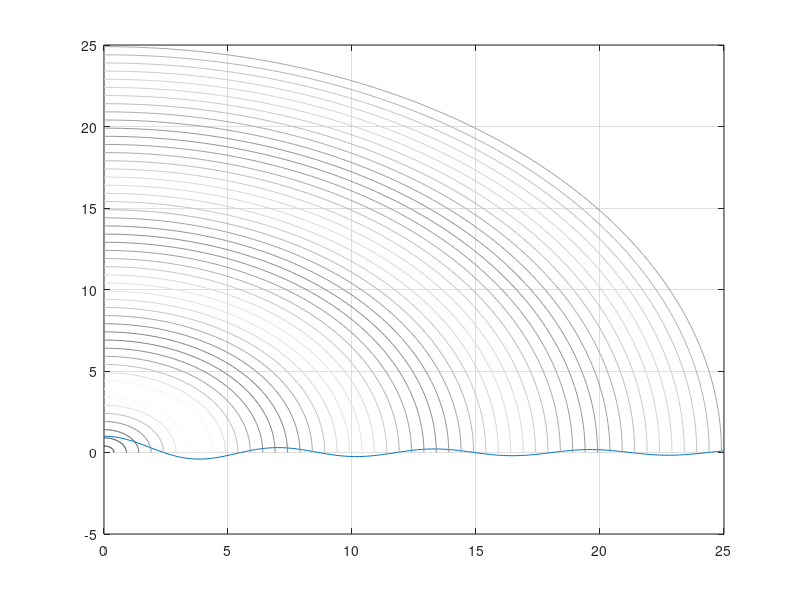

The MATLAB source for this figure:
r=[0:0.1:25];

phi=linspace(0,pi/2,90);

scala=5;

m=abs(min(besselj(0,r)));
l=(1+m);

plot(r,besselj(0,r));
hold on;
for i=1:floor(length(r)/scala)
x=r(i*scala).*cos(phi);
y=r(i*scala).*sin(phi);
p=1-(besselj(0,r(i*scala))+m)/l;
plot(x,y,'color',hsv2rgb([1,0,p]));
hold on;
endfor
grid on;
%axis('equal');
